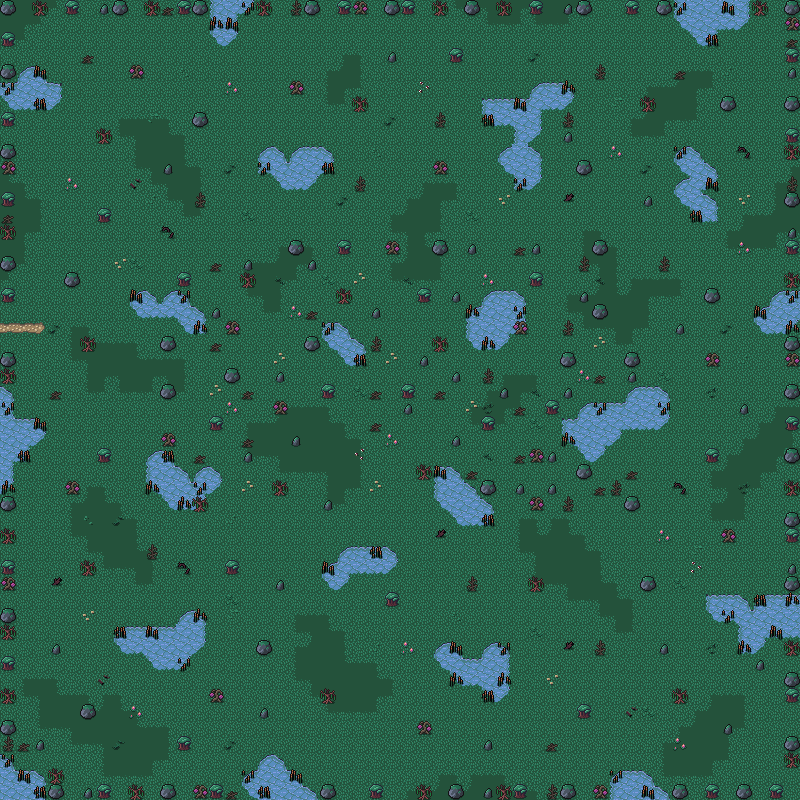

The image is a tile-based game level rendered from a .tmx file. Its description and source (layers, tilesets, objects; grid data summarised) follow:
An orthogonal 50x50 tile map with 16x16 px tiles, 4 tile layers (Collision, Background, Ground, Clutter), 2 tilesets and 12 objects.

<map version="1.10" tiledversion="1.10.1" orientation="orthogonal" renderorder="right-down" width="50" height="50" tilewidth="16" tileheight="16" infinite="0" nextlayerid="7" nextobjectid="62">
 <editorsettings>
  <export target="wastetown..tmx" format="tmx" />
 </editorsettings>
 <tileset firstgid="1" source="../tileset/main.tsx" />
 <tileset firstgid="10113" source="../tileset/buildings.tsx" />
 <layer id="6" name="Collision" width="50" height="50">
  <data>[2500 cells, 258 non-empty, 2 distinct tile ids]</data>
 </layer>
 <layer id="1" name="Background" width="50" height="50">
  <data>[2500 cells, 2500 non-empty, 10 distinct tile ids]</data>
 </layer>
 <layer id="2" name="Ground" width="50" height="50">
  <data>[2500 cells, 2423 non-empty, 43 distinct tile ids]</data>
 </layer>
 <layer id="3" name="Clutter" width="50" height="50">
  <properties>
   <property name="spriteLayer" type="bool" value="true" />
  </properties>
  <data>[2500 cells, 307 non-empty, 28 distinct tile ids]</data>
 </layer>
 <objectgroup id="4" name="Objects">
  <object id="48" template="../obj/treasure.tx" x="16.1667" y="769.917" />
  <object id="50" template="../obj/enemy.tx" x="33.1667" y="766.917">
   <properties>
    <property name="enemy" value="Master Black Wizard" />
   </properties>
  </object>
  <object id="51" template="../obj/treasure.tx" x="544.166" y="128.5" />
  <object id="52" template="../obj/gold.tx" x="767.75" y="655.417" />
  <object id="53" template="../obj/enemy.tx" x="545.038" y="145.833">
   <properties>
    <property name="enemy" value="Rakdos Devil" />
   </properties>
  </object>
  <object id="54" template="../obj/enemy.tx" x="48.6666" y="336.167">
   <properties>
    <property name="enemy" value="Demon" />
   </properties>
  </object>
  <object id="55" template="../obj/enemy.tx" x="766.319" y="672.03">
   <properties>
    <property name="enemy" value="Ashmouth Devil" />
   </properties>
  </object>
  <object id="56" template="../obj/enemy.tx" x="438.667" y="631.667">
   <properties>
    <property name="enemy" value="Adept Black Wizard" />
   </properties>
  </object>
  <object id="57" template="../obj/enemy.tx" x="643.333" y="337.5">
   <properties>
    <property name="enemy" value="Hellhound" />
   </properties>
  </object>
  <object id="58" template="../obj/enemy.tx" x="357.333" y="380.667">
   <properties>
    <property name="enemy" value="Devil" />
   </properties>
  </object>
  <object id="59" template="../obj/enemy.tx" x="141" y="117.333">
   <properties>
    <property name="enemy" value="Ashmouth Devil" />
   </properties>
  </object>
  <object id="61" template="../obj/door_right.tx" x="0.333333" y="352" width="16" height="48" />
 </objectgroup>
</map>
